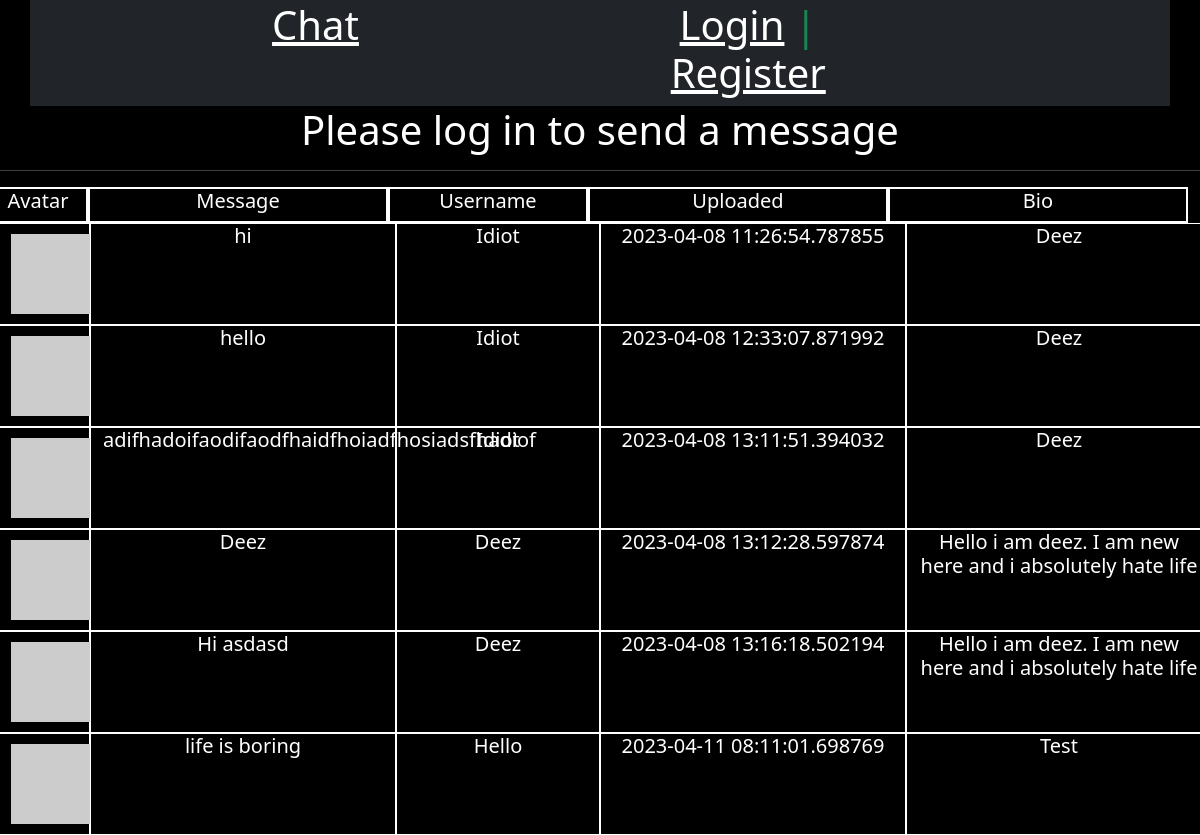
The page /home on the database its author committed.
### app/models.py (models this page shows, shortened)
class Post(db.Model):
    id = db.Column(db.Integer, primary_key=True)
    body = db.Column(db.String(300))
    timestamp = db.Column(db.DateTime, index=True, default=datetime.utcnow)
    user_id = db.Column(db.Integer, db.ForeignKey('user.id'))

class User(db.Model, UserMixin):
    id = db.Column(db.Integer, primary_key=True)
    username = db.Column(db.String(64), index=True, unique=True)
    email = db.Column(db.String(128), index=True, unique=True)
    about_me = db.Column(db.String(140))
    last_seen = db.Column(db.DateTime, default=datetime.utcnow)
    password_hash = db.Column(db.String(128))
    posts = db.relationship('Post', backref='author', lazy='dynamic')
    def avatar(self, size):
        if self.email:
            digest = md5(self.email.lower().encode('utf-8')).hexdigest()
            return f'https://www.gravatar.com/avatar/{digest}?d=identicon&s={size}'
        else:
            return None

### app/routes.py (the view)
@app.route('/', methods=['GET', 'POST'])
@app.route('/home', methods=['GET', 'POST'])
def index():
    form = PostForm()
    if form.validate_on_submit():
        post = Post(body=form.body.data, author=current_user)
        db.session.add(post)
        db.session.commit()
        flash('Your Post Is Live')
        return redirect(url_for('index'))
    posts = Post.query.all()
    return render_template(
        'index.html',
        title='Index',
        form=form,
        posts=posts)

### app/routes.py (called while the page is built)
@app.before_request
def before_request():
    if current_user.is_authenticated:
        current_user.last_seen = datetime.utcnow()
        db.session.commit()

### app/templates/index.html (shortened to what this page needs)
{% extends 'base.html' %}
{% block content %}
{% if current_user.is_authenticated %}
    <div class="row">
        <div class="col-md-12">
            <p>
                Hi <span class='text-success'>{{ current_user.username }}</span>, say something:
            </p>
            <form action="" method="post" novalidate>
                {{ form.hidden_tag() }}
                <p>
                    {{ form.body.label }}<br>
                    {{ form.body(cols=100, rows=1) }}<br>
                    {% for error in form.body.errors %}
                    <span style="color: red">{{ error }}</span>
                    {% endfor %}
                </p>
                <p>
                    {{ form.submit() }}
                </p>
            </form>
{% else %}
            <h1>Please log in to send a message</h1>
{% endif %}
        </div>
    <hr>
    <div class="row">
        <div class="row">
            <div class="col-md-1" id="avatar" style="border: 2px solid white;">
                <b><h2>Avatar</h2></b>
            </div>
            <div class="col-md-3" id="message" style="border: 2px solid white;">
                <b><h2>Message</h2></b>
            </div>
            <div class="col-md-2" id="username" style="border: 2px solid white;">
                <b><h2>Username</h2></b>
            </div>
            <div class="col-md-3" id="uploaded" style="border: 2px solid white;">
                <b><h2>Uploaded</h2></b>
            </div>
            <div class="col-md-3" id="bio" style="border: 2px solid white;">
                <b><h2>Bio</h2></b>
            </div>
        </div>
            {% for post in posts %}
                    <table>
                        <tr valign="top">
                            <div class="col-md-1" style="border: 1px solid white">
                                <img src='{{ post.author.avatar(36) }}' style="padding: 10px;">
                            </div>
                            <div class="col-md-3" style="border: 1px solid white">
                                <h2>{{ post.body }} </h2>
                            </div>
                            <div class="col-md-2" style="border: 1px solid white">
                                <h2>{{ post.author.username }}</h2>
                            </div>
                            <div class="col-md-3" style="border: 1px solid white">
                                <h2>{{ post.timestamp }}</h2>
                            </div>
                            <div class="col-md-3" style="border: 1px solid white">
                                <h2>{{ post.author.about_me }}</h2>
                            </div>
                        </tr>
                    </table>
            {% endfor %}
        </div>
{% endblock %}

### app/templates/base.html (shortened to what this page needs)
<!DOCTYPE html>
<html lang="en">
<head>
    <link  href="https://cdn.jsdelivr.net/npm/bootstrap@5.2.2/dist/css/bootstrap.min.css" rel="stylesheet">
</head>
<body>
    <div class="container text-center border border-dark bg-dark">
        <div class="row">
            <div class="col-md-6">
                <h1><a href=" {{ url_for('index') }} ">Chat</a></h1>
            </div>
            <div class="col-md-6">
                {% if current_user.is_authenticated %}
                    <div class="col-md-6">
                        <h1 ><a href=' {{  url_for("logout") }} '>Logout</a> <span class="text-success"> | </span> <a href=' {{  url_for("profile", username=current_user.username) }} '>Profile</a></h1>
                    </div>
            </div>
                {% else %}
                <div class="col-md-6">
                    <h1 ><a href=' {{  url_for("login") }} '>Login</a> <span class="text-success">|</span> <a href="{{  url_for('register') }}">Register</a></h1>
                </div>
                {% endif %}
            </div>
        </div>
    </div>
    <body>
    <div>
        {% block content %}
        {% endblock %}
</body>
</html>

### app/templates/base.html (style rules this page uses)
body { background-color: black; text-align: center; color: white; }
a { color: white; display: inline-block; }
h2 { font-size: 20px; }

### rows shown on the page
Post: body "hi", author.username "Idiot", timestamp "2023-04-08 11:26:54.787855", author.about_me "Deez"
Post: body "hello", author.username "Idiot", timestamp "2023-04-08 12:33:07.871992", author.about_me "Deez"
Post: body "adifhadoifaodifaodfhaidfhoiadfhosiadsfhadiof", author.username "Idiot", timestamp "2023-04-08 13:11:51.394032", author.about_me "Deez"
Post: body "Deez", author.username "Deez", timestamp "2023-04-08 13:12:28.597874", author.about_me "Hello i am deez. I am new here and i absolutely hate life"
Post: body "Hi asdasd", author.username "Deez", timestamp "2023-04-08 13:16:18.502194", author.about_me "Hello i am deez. I am new here and i absolutely hate life"
Post: body "life is boring", author.username "Hello", timestamp "2023-04-11 08:11:01.698769", author.about_me "Test"
